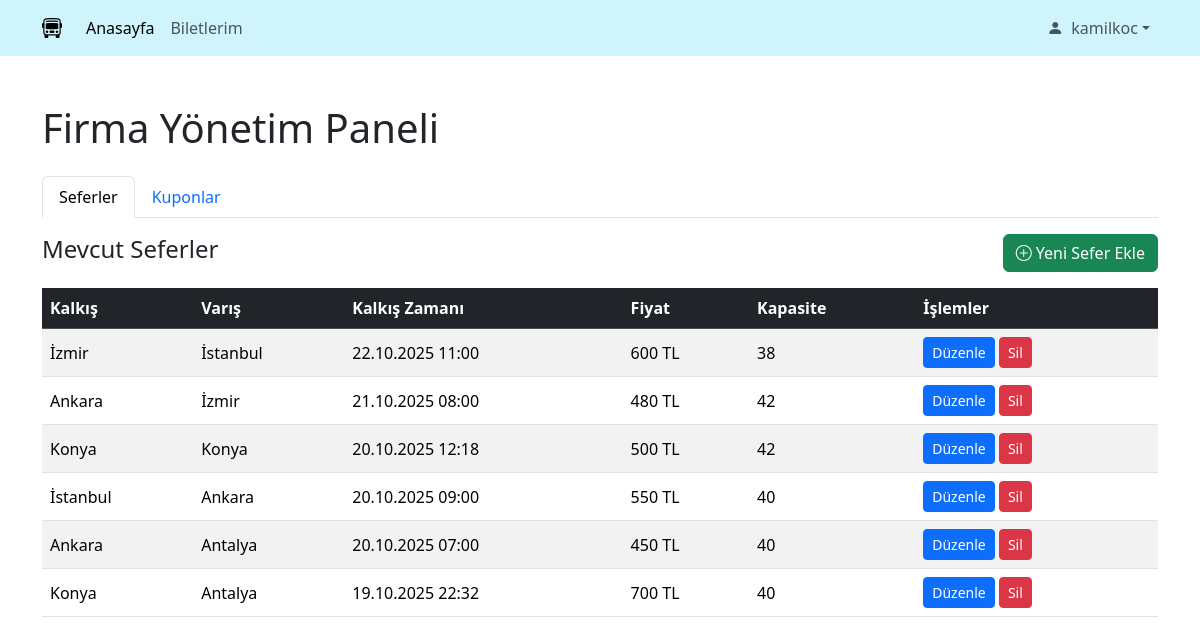
Page /companyAdmin.php (signed in) on the committed database.
### tables this page shows
CREATE TABLE "Trips" (
	"id"	TEXT NOT NULL UNIQUE,
	"company_id"	TEXT NOT NULL,
	"destination_city"	TEXT NOT NULL,
	"arrival_time"	TEXT NOT NULL,
	"departure_time"	TEXT NOT NULL,
	"departure_city"	TEXT NOT NULL,
	"price"	INTEGER NOT NULL,
	"capacity"	INTEGER NOT NULL,
	"created_date"	TEXT,
	PRIMARY KEY("id"),
	FOREIGN KEY("company_id") REFERENCES "Bus_Company"("id"),
	CHECK("price" >= 0),
	CHECK(capacity>0)
);

### public/companyAdmin.php (the view, shortened to what this page needs)
<?php
require_once __DIR__ . '/../app/config.php';
$company_admin_id = $_SESSION['user_id'];
$stmt = $pdo->prepare("SELECT company_id FROM User WHERE id = :id");
$stmt->execute([':id' => $company_admin_id]);
$company_id = $stmt->fetchColumn();
$company_trips_stmt = $pdo->prepare("SELECT * FROM Trips WHERE company_id = ? ORDER BY departure_time DESC");
$company_trips_stmt->execute([$company_id]);
$company_trips = $company_trips_stmt->fetchAll(PDO::FETCH_ASSOC);
?>
<!DOCTYPE html>
<html lang="tr">
<head>
    <link href="https://cdn.jsdelivr.net/npm/bootstrap@5.3.2/dist/css/bootstrap.min.css" rel="stylesheet">
    <link rel="stylesheet" href="https://cdn.jsdelivr.net/npm/bootstrap-icons@1.11.1/font/bootstrap-icons.css">
    <link rel="stylesheet" href="assets/css/header.css">
</head>
<body>
<?php require_once 'assets/partials/header.php'; ?>
<main class="container my-5">
    <h1>Firma Yönetim Paneli</h1>
    <ul class="nav nav-tabs mt-4" id="adminTab" role="tablist">
        <li class="nav-item" role="presentation">
            <button class="nav-link active" id="trips-tab" data-bs-toggle="tab" data-bs-target="#trips-panel" type="button" role="tab">Seferler</button>
        </li>
        <li class="nav-item" role="presentation">
            <button class="nav-link" id="coupons-tab" data-bs-toggle="tab" data-bs-target="#coupons-panel" type="button" role="tab">Kuponlar</button>
        </li>
    </ul>
    <div class="tab-content pt-3" id="adminTabContent">
        <div class="tab-pane fade show active" id="trips-panel" role="tabpanel">
            <div class="d-flex justify-content-between align-items-center mb-3">
                <h4>Mevcut Seferler</h4>
                <button class="btn btn-success" data-bs-toggle="modal" data-bs-target="#addTripModal"><i class="bi bi-plus-circle"></i> Yeni Sefer Ekle</button>
            </div>
            <div class="table-responsive">
                <table class="table table-striped table-hover align-middle">
                    <thead class="table-dark">
                        <tr><th>Kalkış</th><th>Varış</th><th>Kalkış Zamanı</th><th>Fiyat</th><th>Kapasite</th><th>İşlemler</th></tr>
                    </thead>
                    <tbody>
                        <?php foreach ($company_trips as $trip): ?>
                            <tr>
                                <td><?php echo htmlspecialchars($trip['departure_city']); ?></td>
                                <td><?php echo htmlspecialchars($trip['destination_city']); ?></td>
                                <td><?php echo date("d.m.Y H:i", strtotime($trip['departure_time'])); ?></td>
                                <td><?php echo htmlspecialchars($trip['price']); ?> TL</td>
                                <td><?php echo htmlspecialchars($trip['capacity']); ?></td>
                                <td>
                                    <button class="btn btn-primary btn-sm edit-trip-btn"
                                            data-id="<?php echo $trip['id']; ?>"
                                            data-from="<?php echo htmlspecialchars($trip['departure_city']); ?>"
                                            data-to="<?php echo htmlspecialchars($trip['destination_city']); ?>"
                                            data-departure="<?php echo $trip['departure_time']; ?>"
                                            data-arrival="<?php echo $trip['arrival_time']; ?>"
                                            data-price="<?php echo $trip['price']; ?>"
                                            data-capacity="<?php echo $trip['capacity']; ?>">Düzenle</button>
                                    <form method="POST" class="d-inline" onsubmit="return confirm('Bu seferi silmek istediğinize emin misiniz?');">
                                        <button type="submit" name="delete_trip" class="btn btn-danger btn-sm">Sil</button>
                                    </form>
                                </td>
                            </tr>
                        <?php endforeach; ?>
                    </tbody>
                </table>
            </div>
        </div>
    </div>
</main>
</body>
</html>

### rows in the picture
trips: departure_city "İzmir", destination_city "İstanbul", departure_time "22.10.2025 11:00", price "600", capacity "38"
trips: departure_city "Ankara", destination_city "İzmir", departure_time "21.10.2025 08:00", price "480", capacity "42"
trips: departure_city "Konya", destination_city "Konya", departure_time "20.10.2025 12:18", price "500", capacity "42"
trips: departure_city "İstanbul", destination_city "Ankara", departure_time "20.10.2025 09:00", price "550", capacity "40"
trips: departure_city "Ankara", destination_city "Antalya", departure_time "20.10.2025 07:00", price "450", capacity "40"
trips: departure_city "Konya", destination_city "Antalya", departure_time "19.10.2025 22:32", price "700", capacity "40"

### other values in the picture
$_SESSION['user_fullname'] "kamilkoc"
